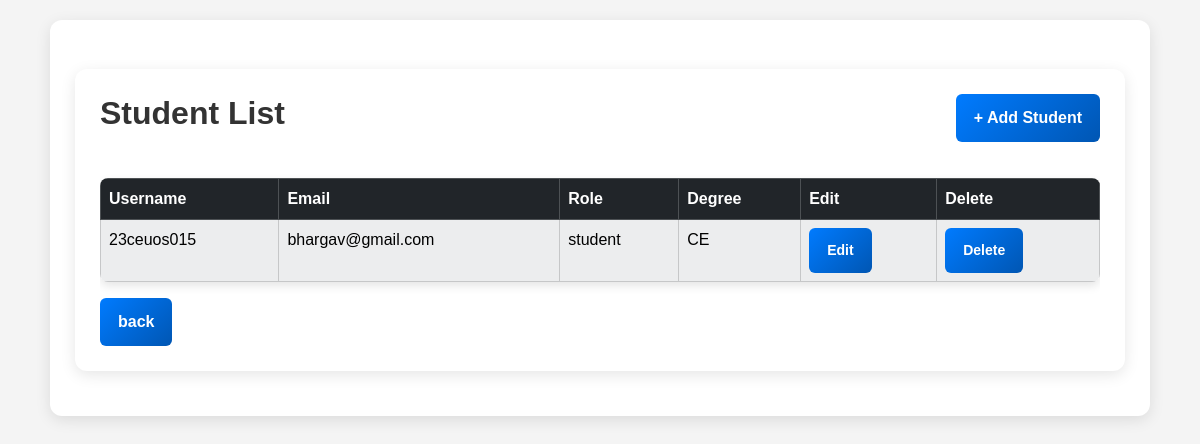
The app's page /admin_app/admin_dashboard/manage_user/student_info (signed in), older data.
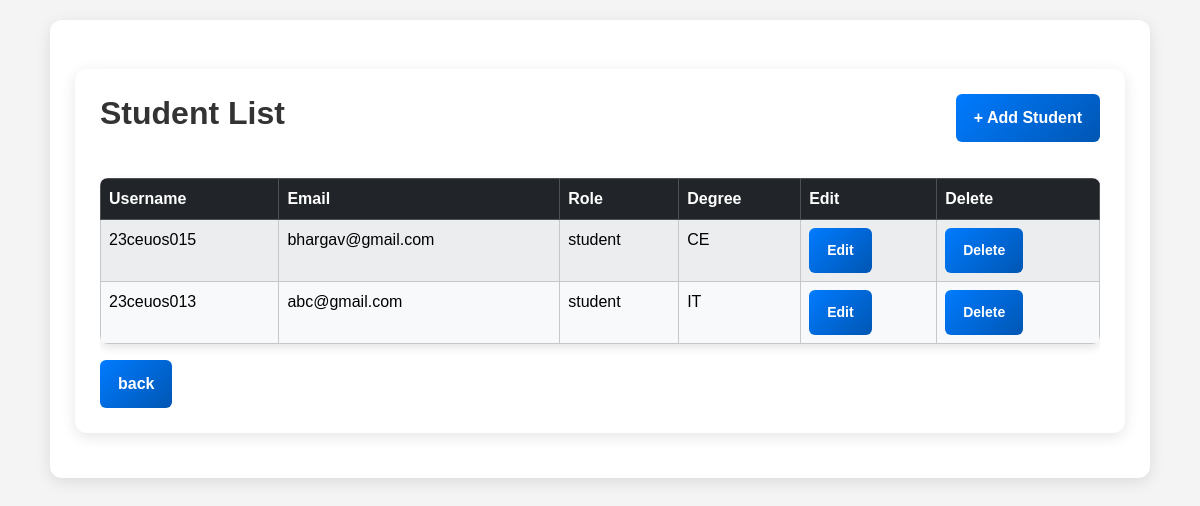
The same page, newer data.
### admin_app/models.py (models this page shows, shortened)
class Student(models.Model):
    DEGREE_CHOICES = [
        ("CE", "Computer Engineering"),
        ("IT", "Information Technology"),
        ("EC", "Electronics & Communication"),
    ]
    user = models.OneToOneField(CustomUser, on_delete=models.CASCADE, related_name="student_id")
    name = models.CharField(max_length=100)
    image = models.ImageField(upload_to='photos/', default="ava3.jpg")
    mobile_no = models.CharField(max_length=15)
    degree = models.CharField(max_length=50, choices=DEGREE_CHOICES)
    graduation_date = models.DateField()
    subjects = models.ManyToManyField(Subject, blank=True)

### registration/models.py (models this page shows)
class CustomUser(AbstractUser):
    ROLE_CHOICES = [
        ("student", "Student"),
        ("faculty", "Faculty"),
        ("admin", "Admin"),
    ]
    role = models.CharField(max_length=10, choices=ROLE_CHOICES, default="student")

### admin_app/views.py (the view)
# urls.py: path("admin_dashboard/manage_user/student_info", views.student_info, name="student_info"),
@staff_member_required
def student_info(request):
    students = Student.objects.all()
    return render(request, "admin_app/student_info.html", {"students": students})

### admin_app/templates/admin_app/student_info.html (shortened to what this page needs)
{% extends "layout.html" %}
{% block container %}
<div class="container mt-4">
    <div class="d-flex justify-content-between mb-3">
        <h2>Student List</h2>
        <a href="{% url 'admin_app:student_add' %}" class="btn btn-success">+ Add Student</a>
    </div>
    <div class="table-responsive">
        <table class="table table-bordered table-striped">
            <thead class="table-dark">
                <tr>
                    <th>Username</th>
                    <th>Email</th>
                    <th>Role</th>
                    <th>Degree</th>
                    <th>Edit</th>
                    <th>Delete</th>
                </tr>
            </thead>
            <tbody class="table-light">
                {% for student in students %}
                <tr>
                    <td>{{ student.user.username }}</td>
                    <td>{{ student.user.email }}</td>
                    <td>{{ student.user.role }}</td>
                    <td>{{ student.degree }}</td>
                    <td>
                        <a href="{% url 'admin_app:student_edit' student.id %}" class="btn btn-warning btn-sm">Edit</a>
                    </td>
                    <td>
                        <a href="{% url 'admin_app:student_delete' student.id %}" class="btn btn-danger btn-sm" onclick="return confirm('Are you sure you want to delete this student?');">Delete</a>
                    </td>
                </tr>
                {% endfor %}
            </tbody>
        </table>
    </div>
    <a href="{% url 'admin_app:admin_dashboard' %}" class="btn btn-primary">back</a>
</div>
{% endblock %}

Row changes from the older to the newer data that the page shows:
added Student: user.username "23ceuos013", user.email "abc@gmail.com", user.role "student", degree "IT"
